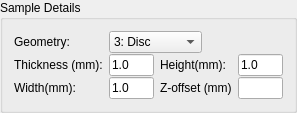
        <widget class="QGroupBox" name="sampDetails_gb">
         <property name="title">
          <string>Sample Details</string>
         </property>
         <layout class="QGridLayout" name="gridLayout_5">
          <property name="verticalSpacing">
           <number>1</number>
          </property>
          <item row="0" column="0">
           <widget class="QLabel" name="label_47">
            <property name="text">
             <string>Geometry:</string>
            </property>
           </widget>
          </item>
          <item row="0" column="1" colspan="2">
           <widget class="QComboBox" name="sample_geomid">
            <property name="sizePolicy">
             <sizepolicy hsizetype="Maximum" vsizetype="Preferred">
              <horstretch>0</horstretch>
              <verstretch>0</verstretch>
             </sizepolicy>
            </property>
            <property name="maximumSize">
             <size>
              <width>16777215</width>
              <height>16777215</height>
             </size>
            </property>
            <property name="currentIndex">
             <number>2</number>
            </property>
            <item>
             <property name="text">
              <string>1: Cylinder</string>
             </property>
            </item>
            <item>
             <property name="text">
              <string>2: Flat plate</string>
             </property>
            </item>
            <item>
             <property name="text">
              <string>3: Disc</string>
             </property>
            </item>
           </widget>
          </item>
          <item row="3" column="0">
           <widget class="QLabel" name="label_50">
            <property name="text">
             <string>Width(mm):</string>
            </property>
            <property name="alignment">
             <set>Qt::AlignLeading|Qt::AlignLeft|Qt::AlignVCenter</set>
            </property>
           </widget>
          </item>
          <item row="1" column="1">
           <widget class="QLineEdit" name="sample_thick">
            <property name="sizePolicy">
             <sizepolicy hsizetype="Expanding" vsizetype="Preferred">
              <horstretch>0</horstretch>
              <verstretch>0</verstretch>
             </sizepolicy>
            </property>
            <property name="maximumSize">
             <size>
              <width>45</width>
              <height>16777215</height>
             </size>
            </property>
            <property name="text">
             <string>1.0</string>
            </property>
           </widget>
          </item>
          <item row="3" column="1">
           <widget class="QLineEdit" name="sample_width">
            <property name="sizePolicy">
             <sizepolicy hsizetype="Expanding" vsizetype="Preferred">
              <horstretch>0</horstretch>
              <verstretch>0</verstretch>
             </sizepolicy>
            </property>
            <property name="maximumSize">
             <size>
              <width>45</width>
              <height>16777215</height>
             </size>
            </property>
            <property name="text">
             <string>1.0</string>
            </property>
           </widget>
          </item>
          <item row="1" column="0">
           <widget class="QLabel" name="label_48">
            <property name="text">
             <string>Thickness (mm):</string>
            </property>
            <property name="alignment">
             <set>Qt::AlignLeading|Qt::AlignLeft|Qt::AlignVCenter</set>
            </property>
           </widget>
          </item>
          <item row="1" column="2">
           <widget class="QLabel" name="label_49">
            <property name="text">
             <string>Height(mm):</string>
            </property>
            <property name="alignment">
             <set>Qt::AlignLeading|Qt::AlignLeft|Qt::AlignVCenter</set>
            </property>
           </widget>
          </item>
          <item row="1" column="3">
           <widget class="QLineEdit" name="sample_height">
            <property name="sizePolicy">
             <sizepolicy hsizetype="Expanding" vsizetype="Preferred">
              <horstretch>0</horstretch>
              <verstretch>0</verstretch>
             </sizepolicy>
            </property>
            <property name="maximumSize">
             <size>
              <width>45</width>
              <height>16777215</height>
             </size>
            </property>
            <property name="text">
             <string>1.0</string>
            </property>
           </widget>
          </item>
          <item row="3" column="2">
           <widget class="QLabel" name="label_31">
            <property name="text">
             <string>Z-offset (mm)</string>
            </property>
           </widget>
          </item>
          <item row="3" column="3">
           <widget class="QLineEdit" name="smpl_offset">
            <property name="sizePolicy">
             <sizepolicy hsizetype="Expanding" vsizetype="Preferred">
              <horstretch>0</horstretch>
              <verstretch>0</verstretch>
             </sizepolicy>
            </property>
            <property name="maximumSize">
             <size>
              <width>45</width>
              <height>16777215</height>
             </size>
            </property>
           </widget>
          </item>
         </layout>
        </widget>
